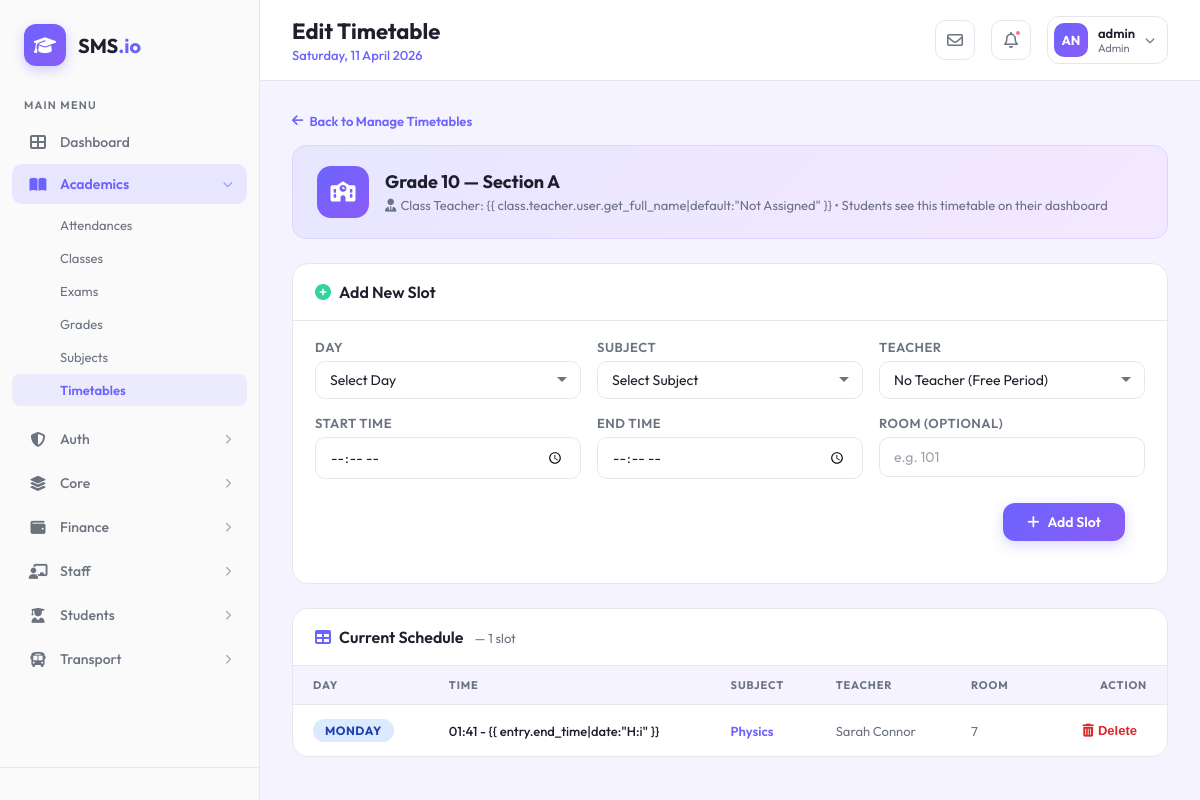
/academics/timetable/edit/1/ (signed in), run on the app's committed database.
### core/models.py (models this page shows, shortened)
class User(AbstractUser):
    class Role(models.TextChoices):
        ADMIN = "ADMIN", "Admin"
        STUDENT = "STUDENT", "Student"
        PARENT = "PARENT", "Parent"
        TEACHER = "TEACHER", "Teacher"
        STAFF = "STAFF", "Staff"
        TRANSPORT_MANAGER = "TRANSPORT_MANAGER", "Transport Manager"
    base_role = Role.ADMIN
    role = models.CharField(max_length=50, choices=Role.choices)

### academics/models.py (models this page shows, shortened)
class Class(models.Model):
    name = models.CharField(max_length=50)
    section = models.CharField(max_length=5)
    teacher = models.ForeignKey('staff.Staff', on_delete=models.SET_NULL, null=True, blank=True, related_name='class_teacher')
    class Meta:
        unique_together = ('name', 'section')
        verbose_name_plural = "Classes"

class Timetable(models.Model):
    class DayOfWeek(models.TextChoices):
        MONDAY = 'MONDAY', 'Monday'
        TUESDAY = 'TUESDAY', 'Tuesday'
        WEDNESDAY = 'WEDNESDAY', 'Wednesday'
        THURSDAY = 'THURSDAY', 'Thursday'
        FRIDAY = 'FRIDAY', 'Friday'
        SATURDAY = 'SATURDAY', 'Saturday'
        SUNDAY = 'SUNDAY', 'Sunday'
    class_group = models.ForeignKey(Class, on_delete=models.CASCADE, related_name='timetable')
    subject = models.ForeignKey(Subject, on_delete=models.CASCADE)
    teacher = models.ForeignKey('staff.Staff', on_delete=models.SET_NULL, null=True, blank=True)
    day = models.CharField(max_length=10, choices=DayOfWeek.choices)
    start_time = models.TimeField()
    end_time = models.TimeField()
    room_number = models.CharField(max_length=20, blank=True)
    class Meta:
        unique_together = ('class_group', 'day', 'start_time')

class Subject(models.Model):
    name = models.CharField(max_length=100)
    code = models.CharField(max_length=20, unique=True)
    classes = models.ManyToManyField(Class, related_name='subjects')
    teacher = models.ForeignKey('staff.Staff', on_delete=models.SET_NULL, null=True, blank=True, related_name='subjects_taught')

### staff/models.py (models this page shows, shortened)
class Staff(models.Model):
    user = models.OneToOneField(settings.AUTH_USER_MODEL, on_delete=models.CASCADE, related_name='staff_profile')
    designation = models.CharField(max_length=100)
    employee_id = models.CharField(max_length=20, unique=True)
    department = models.CharField(max_length=100)
    joining_date = models.DateField()

### academics/views.py (the view, shortened to what this page needs)
# urls.py: path('timetable/edit/<int:class_id>/', views.edit_timetable, name='edit_timetable'),
@login_required
@user_passes_test(is_admin)
def edit_timetable(request, class_id):
    class_obj = get_object_or_404(Class, id=class_id)
    timetable_entries = Timetable.objects.filter(class_group=class_obj).order_by('day', 'start_time')
    subjects = Subject.objects.all()
    teachers = Staff.objects.all()
    days = Timetable.DayOfWeek.choices
    context = {
        'class': class_obj,
        'timetable': timetable_entries,
        'subjects': subjects,
        'teachers': teachers,
        'days': days,
    }
    return render(request, 'academics/edit_timetable.html', context)

### academics/views.py (called while the page is built)
def is_admin(user):
    return user.is_authenticated and user.role == User.Role.ADMIN

### academics/templates/academics/edit_timetable.html (shortened to what this page needs)
{% extends 'admin_base.html' %}
{% block header_title %}Edit Timetable{% endblock %}
{% block user_role %}Admin{% endblock %}
{% block extra_head %}
{{ block.super }}
{% endblock %}
{% block dashboard_content %}
<a href="{% url 'academics:manage_timetable' %}#class" class="back-link">
    <i class="fas fa-arrow-left"></i> Back to Manage Timetables
</a>
<div class="class-header">
    <div class="class-header-icon">
        <i class="fas fa-school"></i>
    </div>
    <div class="class-header-info">
        <h2>{{ class.name }} — Section {{ class.section }}</h2>
        <p><i class="fas fa-user-tie" style="margin-right: 4px;"></i>Class Teacher: {{
            class.teacher.user.get_full_name|default:"Not Assigned" }} &bull; Students see this timetable on their
            dashboard</p>
    </div>
</div>
<div class="content-card animate-in" style="margin-bottom: 24px;">
    <div class="content-card-header">
        <h3><i class="fas fa-plus-circle" style="color: var(--accent-green, #34D399); margin-right: 8px;"></i>Add New
            Slot</h3>
    </div>
    <div class="content-card-body">
        <form method="post" style="display: flex; flex-direction: column; gap: 16px;">
            <div style="display: grid; grid-template-columns: repeat(auto-fill, minmax(200px, 1fr)); gap: 16px;">
                <div>
                    <label class="form-label">Day</label>
                    <select name="day" required class="form-input">
                        <option value="" disabled selected>Select Day</option>
                    </select>
                </div>
                <div>
                    <label class="form-label">Subject</label>
                    <select name="subject" required class="form-input">
                        <option value="" disabled selected>Select Subject</option>
                    </select>
                </div>
                <div>
                    <label class="form-label">Teacher</label>
                    <select name="teacher" class="form-input">
                        <option value="" selected>No Teacher (Free Period)</option>
                    </select>
                </div>
                <div>
                    <label class="form-label">Start Time</label>
                    <input type="time" name="start_time" required class="form-input">
                </div>
                <div>
                    <label class="form-label">End Time</label>
                    <input type="time" name="end_time" required class="form-input">
                </div>
                <div>
                    <label class="form-label">Room (Optional)</label>
                    <input type="text" name="room_number" placeholder="e.g. 101" class="form-input">
                </div>
            </div>
            <div style="display: flex; justify-content: flex-end;">
                <button type="submit" class="sidebar-create-btn"
                    style="display: inline-flex; gap: 8px; padding: 10px 24px;">
                    <i class="fas fa-plus"></i> Add Slot
                </button>
            </div>
        </form>
    </div>
</div>
<div class="content-card animate-in animate-delay-1">
    <div class="content-card-header">
        <h3><i class="fas fa-table" style="color: var(--primary); margin-right: 8px;"></i>Current Schedule
            <span style="font-size: 13px; font-weight: 400; color: var(--text-secondary); margin-left: 8px;">
                — {{ timetable|length }} slot{{ timetable|length|pluralize }}
            </span>
        </h3>
    </div>
    <div class="content-card-body" style="padding: 0;">
        <div style="overflow-x: auto;">
            <table class="data-table">
                <thead>
                    <tr>
                        <th>Day</th>
                        <th>Time</th>
                        <th>Subject</th>
                        <th>Teacher</th>
                        <th>Room</th>
                        <th style="text-align: right;">Action</th>
                    </tr>
                </thead>
                <tbody>
                    {% for entry in timetable %}
                    <tr>
                        <td>
                            <span class="day-badge day-{{ entry.day }}">{{ entry.get_day_display }}</span>
                        </td>
                        <td style="font-weight: 500;">{{ entry.start_time|date:"H:i" }} - {{ entry.end_time|date:"H:i"
                            }}</td>
                        <td style="font-weight: 600; color: var(--primary);">{{ entry.subject.name }}</td>
                        <td style="color: var(--text-secondary);">{{ entry.teacher.user.get_full_name|default:"-" }}
                        </td>
                        <td style="color: var(--text-secondary);">{{ entry.room_number|default:"-" }}</td>
                        <td style="text-align: right;">
                            <form method="post" onsubmit="return confirm('Are you sure you want to delete this slot?');"
                                style="display: inline;">
                                <button type="submit"
                                    style="background: none; border: none; color: #DC2626; cursor: pointer; font-weight: 600; font-size: 13px; padding: 4px 10px; border-radius: 6px; transition: all 0.2s;"
                                    onmouseover="this.style.background='#FEF2F2';"
                                    onmouseout="this.style.background='none';">
                                    <i class="fas fa-trash-alt" style="margin-right: 4px;"></i>Delete
                                </button>
                            </form>
                        </td>
                    </tr>
                    {% endfor %}
                </tbody>
            </table>
        </div>
    </div>
</div>
{% endblock %}

### core/templates/dashboard_base.html (shortened to what this page needs)
<!DOCTYPE html>
<html lang="en">
<head>
    <link rel="stylesheet" href="https://cdnjs.cloudflare.com/ajax/libs/font-awesome/6.4.0/css/all.min.css">
    {% block extra_head %}{% endblock %}
</head>
<body>
    <div class="dashboard-wrapper">
        <aside class="sidebar" id="sidebar">
            <div class="sidebar-brand">
                <div class="logo-icon">
                    <i class="fas fa-graduation-cap"></i>
                </div>
                <div class="brand-text">SMS<span>.io</span></div>
            </div>
            <nav class="sidebar-nav">
                <div class="nav-label">Main Menu</div>
                {% block sidebar_nav %}{% endblock %}
            </nav>
            <div class="sidebar-footer">
            </div>
        </aside>
        <main class="main-content">
            <header class="top-header">
                <div style="display: flex; align-items: center; gap: 16px;">
                    <div class="header-left">
                        <h1>{% block header_title %}Dashboard{% endblock %}</h1>
                        <div class="header-date">{% now "l, d F Y" %}</div>
                    </div>
                </div>
                <div class="header-right">
                    <div class="header-icon-btn">
                        <i class="far fa-envelope"></i>
                    </div>
                    <div class="header-icon-btn">
                        <i class="far fa-bell"></i>
                        <span class="notif-dot"></span>
                    </div>
                    <div class="user-profile">
                        <div class="user-avatar">
                            {{ user.username|make_list|first|upper }}{{ user.username|make_list|last|upper }}
                        </div>
                        <div class="user-info">
                            <div class="user-name">{{ user.get_full_name|default:user.username }}</div>
                            <div class="user-role">{% block user_role %}User{% endblock %}</div>
                        </div>
                        <i class="fas fa-chevron-down" style="font-size: 10px; color: var(--text-secondary);"></i>
                    </div>
                </div>
            </header>
            <div class="page-content">
                {% block dashboard_content %}{% endblock %}
            </div>
        </main>
    </div>
</body>
</html>

### core/templates/admin_base.html (style rules this page uses)
.sidebar, .sidebar *, .sidebar-brand, .sidebar-brand * { font-family: 'Outfit', sans-serif !important; box-sizing: border-box !important; }
.sidebar .fas, .sidebar .far, .sidebar .fab, .sidebar .fa, .sidebar i.fas, .sidebar i.far, .sidebar i.fab, .sidebar i.fa, .top-header .fas, .top-header .far, .top-header i, .sidebar-bottom-card .fas { font-family: 'Font Awesome 6 Free' !important; font-style: normal !important; font-variant: normal !important; text-rendering: auto !important; -webkit-font-smoothing: antialiased !important; -moz-osx-font-smoothing: grayscale !important; line-height: 1 !important; }
.sidebar .fas, .sidebar .fa, .sidebar i.fas, .sidebar i.fa, .top-header .fas, .sidebar-bottom-card .fas { font-weight: 900 !important; }
.sidebar .far, .sidebar i.far, .top-header .far { font-weight: 400 !important; }
.top-header, .top-header * { font-family: 'Outfit', sans-serif !important; }

### academics/templates/academics/edit_timetable.html (style rules this page uses)
.class-header { display: flex; align-items: center; gap: 16px; margin-bottom: 24px; padding: 20px 24px; background: linear-gradient(135deg, var(--primary-light, #E8E6FF), #F3E8FF); border-radius: 14px; border: 1px solid #DDD6FE; }
.class-header-icon { width: 52px; height: 52px; border-radius: 14px; background: linear-gradient(135deg, var(--primary), var(--accent-purple, #8B5CF6)); color: white; display: flex; align-items: center; justify-content: center; font-size: 20px; flex-shrink: 0; }
.class-header-info h2 { font-size: 18px; font-weight: 700; color: var(--text-dark); margin: 0 0 4px 0; }
.class-header-info p { color: var(--text-secondary); font-size: 13px; margin: 0; }
.back-link { display: inline-flex; align-items: center; gap: 6px; color: var(--primary); text-decoration: none; font-size: 13px; font-weight: 600; margin-bottom: 16px; transition: 0.2s; }
.day-badge { display: inline-flex; align-items: center; padding: 4px 12px; border-radius: 20px; font-size: 12px; font-weight: 700; text-transform: uppercase; letter-spacing: 0.5px; }
.day-MONDAY { background: #DBEAFE; color: #1E40AF; }

### data on the page
User: username|make_list "A", username|make_list "N", get_full_name "admin"
Class: name "Grade 10", section "A"
Timetable: day "MONDAY", start_time "01:41", subject.name "Physics", teacher.user.get_full_name "Sarah Connor", room_number "7"

### other printed values
{{ timetable|length }} "1"
